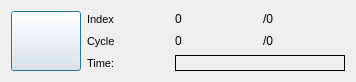
<?xml version="1.0" encoding="UTF-8"?>
<ui version="4.0">
 <author>Alexander Duda</author>
 <class>Stepping</class>
 <widget class="QDialog" name="Stepping">
  <property name="windowModality">
   <enum>Qt::WindowModal</enum>
  </property>
  <property name="geometry">
   <rect>
    <x>0</x>
    <y>0</y>
    <width>356</width>
    <height>78</height>
   </rect>
  </property>
  <property name="sizePolicy">
   <sizepolicy hsizetype="Expanding" vsizetype="Expanding">
    <horstretch>0</horstretch>
    <verstretch>0</verstretch>
   </sizepolicy>
  </property>
  <property name="minimumSize">
   <size>
    <width>356</width>
    <height>0</height>
   </size>
  </property>
  <property name="windowTitle">
   <string>Stepping</string>
  </property>
  <layout class="QGridLayout" name="gridLayout">
   <item row="0" column="0" rowspan="3">
    <widget class="QPushButton" name="btn_next">
     <property name="sizePolicy">
      <sizepolicy hsizetype="Maximum" vsizetype="Maximum">
       <horstretch>0</horstretch>
       <verstretch>0</verstretch>
      </sizepolicy>
     </property>
     <property name="minimumSize">
      <size>
       <width>60</width>
       <height>60</height>
      </size>
     </property>
     <property name="maximumSize">
      <size>
       <width>70</width>
       <height>70</height>
      </size>
     </property>
     <property name="focusPolicy">
      <enum>Qt::StrongFocus</enum>
     </property>
     <property name="text">
      <string/>
     </property>
     <property name="icon">
      <iconset>
       <normaloff>next.png</normaloff>next.png</iconset>
     </property>
     <property name="iconSize">
      <size>
       <width>40</width>
       <height>40</height>
      </size>
     </property>
    </widget>
   </item>
   <item row="0" column="1">
    <widget class="QLabel" name="lbl_index">
     <property name="font">
      <font>
       <pointsize>8</pointsize>
      </font>
     </property>
     <property name="text">
      <string>Index</string>
     </property>
    </widget>
   </item>
   <item row="0" column="2">
    <widget class="QLabel" name="index">
     <property name="text">
      <string>0</string>
     </property>
    </widget>
   </item>
   <item row="0" column="3">
    <widget class="QLabel" name="index_count">
     <property name="text">
      <string>/0</string>
     </property>
    </widget>
   </item>
   <item row="1" column="1">
    <widget class="QLabel" name="lbl_cycle">
     <property name="font">
      <font>
       <pointsize>8</pointsize>
      </font>
     </property>
     <property name="text">
      <string>Cycle</string>
     </property>
    </widget>
   </item>
   <item row="1" column="2">
    <widget class="QLabel" name="cycle">
     <property name="text">
      <string>0</string>
     </property>
    </widget>
   </item>
   <item row="1" column="3">
    <widget class="QLabel" name="cycle_count">
     <property name="text">
      <string>/0</string>
     </property>
    </widget>
   </item>
   <item row="2" column="1">
    <widget class="QLabel" name="lbl_time">
     <property name="font">
      <font>
       <pointsize>8</pointsize>
      </font>
     </property>
     <property name="text">
      <string>Time:</string>
     </property>
    </widget>
   </item>
   <item row="2" column="2" colspan="2">
    <widget class="QLabel" name="time">
     <property name="maximumSize">
      <size>
       <width>252</width>
       <height>250</height>
      </size>
     </property>
     <property name="font">
      <font>
       <family>Times New Roman</family>
       <pointsize>8</pointsize>
      </font>
     </property>
     <property name="frameShape">
      <enum>QFrame::Box</enum>
     </property>
     <property name="lineWidth">
      <number>1</number>
     </property>
     <property name="text">
      <string/>
     </property>
    </widget>
   </item>
  </layout>
 </widget>
 <resources/>
 <connections/>
 <designerdata>
  <property name="gridDeltaX">
   <number>10</number>
  </property>
  <property name="gridDeltaY">
   <number>10</number>
  </property>
  <property name="gridSnapX">
   <bool>true</bool>
  </property>
  <property name="gridSnapY">
   <bool>true</bool>
  </property>
  <property name="gridVisible">
   <bool>true</bool>
  </property>
 </designerdata>
</ui>
